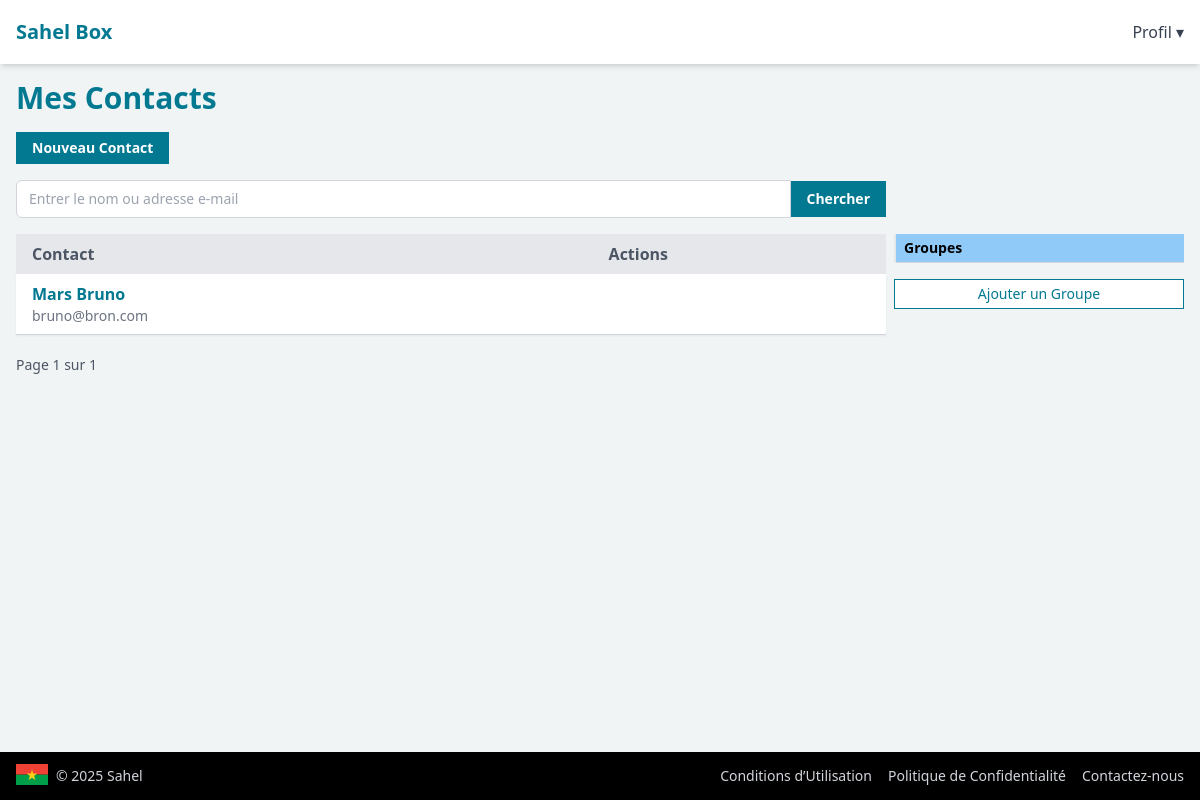
The page /mon-box/contacts (signed in) on the database as committed earlier.
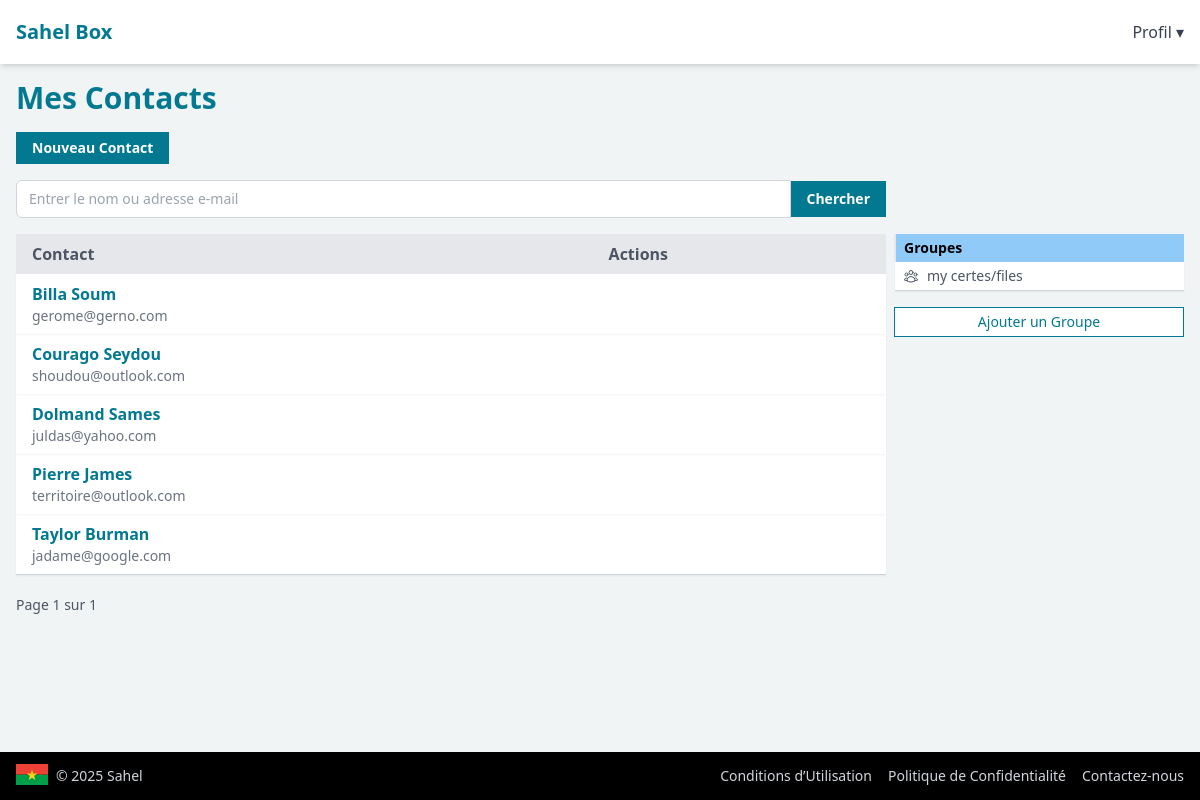
The same page on the database as committed later.
### drive/models.py (models this page shows, shortened)
class ContactDetails(models.Model):
    first_name = models.CharField(max_length=255)
    last_name = models.CharField(max_length=255)
    email = models.EmailField()
    created_at = models.DateTimeField(auto_now_add=True)
    is_deleted = models.BooleanField(default=False)
    deleted_at = models.DateTimeField(null=True, blank=True)
    is_imported = models.BooleanField(default=False)
    imported_at = models.DateTimeField(null=True, blank=True)
    imported_contact_id = models.PositiveBigIntegerField(null=True, blank=True)
    groups = models.ManyToManyField(
        'ContactGroup',
        related_name='contacts',
        blank=True
    )
    user = models.ForeignKey(
        get_user_model(),
        on_delete=models.CASCADE,
        related_name='contacts'
    )
    class Meta:
        ordering = ['first_name']
    @property
    def full_name(self):
        return f"{self.first_name} {self.last_name}"

class ContactGroup(models.Model):
    name = models.CharField(max_length=255)
    description = models.TextField(max_length=1500)
    created_at = models.DateTimeField(auto_now_add=True)
    is_deleted = models.BooleanField(default=False)
    deleted_at = models.DateTimeField(null=True, blank=True)
    user = models.ForeignKey(
        get_user_model(),
        on_delete=models.CASCADE,
        related_name='contact_groups'
    )
    class Meta:
        ordering = ['name']

### drive/views.py (the view)
# urls.py: path('contacts', views.all_contacts_view, name='my-contacts'),
@require_http_methods(['GET'])
@login_required
def all_contacts_view(request):
    page_size = request.GET.get('page_size', '50')
    if is_valid_int(page_size):
        page_size = int(page_size)
    else:
        page_size = 50
    page = request.GET.get('page', '1')
    if is_valid_int(page):
        page = int(page)
    else:
        page = 1
    group_id = request.GET.get('group')
    group = None
    if group_id:
        group = ContactGroup.objects.filter(
            is_deleted=False,
            user=request.user,
            id=group_id
        ).first()
        if not group:
            messages.warning(request, 'Groupe introuvable')
            return redirect('my-contacts')
        contacts = group.contacts.all()
    else:
        contacts = ContactDetails.objects.filter(
            is_deleted=False,
            user=request.user
        )
    contact_groups = ContactGroup.objects.filter(
        is_deleted=False,
        user=request.user
    )
    paginator = Paginator(contacts, page_size)
    page_obj = paginator.get_page(page)
    return render(request, 'contacts/contacts.html', {
        'contacts': page_obj,
        'contact_groups': contact_groups,
        'group': group,
    })

### core/utils.py (called while the page is built)
def is_valid_int(s):
    if not s:
        return False
    try:
        int(s)
        return True
    except ValueError:
        return False

### drive/templates/contacts/contacts.html (shortened to what this page needs)
{% extends 'base.html' %}
{% block content %}
<h1 class="text-xl md:text-2xl lg:text-3xl font-bold mb-4 text-[#027991]">
    <a href="{% url 'my-contacts' %}">Mes Contacts</a>
</h1>
<div>
    <div>
        <button id="addNewContactBtn"
            class="bg-[#027991] hover:bg-[#016073] text-white text-sm px-4 py-1.5 font-semibold">
            Nouveau Contact
        </button>
    </div>
    <div class="grid md:grid-cols-[3fr_1fr] sm:grid-cols-1 gap-2 mt-4">
        <div class="w-full">
            <form action="#" method="POST" class="flex items-center w-full">
                <input type="text" name="search_term" placeholder="Entrer le nom ou adresse e-mail"
                    class="flex-grow border border-gray-300 rounded-l-md px-3 py-2 text-sm outline-none" required
                    maxlength="1500" />
                <button type="submit"
                    class="bg-[#027991] hover:bg-[#016073] text-white text-sm px-4 py-2 font-semibold">
                    Chercher
                </button>
            </form>
        </div>
    </div>
    <div class="grid md:grid-cols-[3fr_1fr] sm:grid-cols-1 gap-2 mt-4">
        <div>
            <table class="border-b border-gray-300 w-full" id="file-table">
                <thead class="bg-gray-200">
                    <tr>
                        <th class="px-4 py-2 text-left text-md text-gray-600 font-semibold">
                            Contact
                        </th>
                        <th class="w-[32%] text-left text-md text-gray-600 font-semibold">
                            Actions
                        </th>
                    </tr>
                </thead>
                <tbody class="bg-white">
                    {% for contact in contacts %}
                    <tr class="shadow shadow-sm group hover:bg-gray-50 hover:text-[#027991]">
                        <td class="px-4 py-2 text-md">
                            <a href="#"
                                class="text-[#027991] hover:text-[#016073] font-semibold shrink-0">{{contact.full_name}}</a>
                            <p class="text-sm text-gray-500">{{contact.email}}</p>
                        </td>
                        <td class="px-4 py-2 text-sm flex items-center space-x-3">
                        </td>
                    </tr>
                    {% endfor %}
                </tbody>
            </table>
            {% if contacts %}
            <div class="mt-4 flex gap-2">
                <span class="mr-3 py-1 text-gray-600 text-sm ">Page {{ contacts.number }} sur
                    {{contacts.paginator.num_pages}}</span>
            </div>
            {% endif %}
        </div>
        <div id="right-pane">
            <div class="mb-4">
                <table class="min-w-full border-b border-gray-300">
                    <thead class="bg-[#90caf9]">
                        <tr>
                            <th class="px-2 py-1 text-left text-sm font-semibold border-l-2 border-gray-200">
                                {% if group %}
                                <span>Autres Groupes</span>
                                {% else %}
                                <span>Groupes</span>
                                {% endif %}
                            </th>
                        </tr>
                    </thead>
                    {% if contact_groups %}
                    <tbody class="bg-white">
                        {% for group in contact_groups %}
                        <tr class="shadow shadow-sm group hover:bg-gray-50">
                            <td class="px-2 py-1 text-sm text-gray-600">
                                <a href="{% url 'my-contacts' %}?group={{group.id}}"
                                    class="flex items-center space-x-2">
                                    <span>{{ group.name }}</span>
                                </a>
                            </td>
                        </tr>
                        {% endfor %}
                    </tbody>
                    {% endif %}
                </table>
                {% if contact_groups|length < 10 %} <button type="button" id="addNewContactGroup"
                    class="w-full text-sm border border-[#027991] text-[#027991] px-4 py-1 bg-white hover:bg-gray-50 mt-4">
                    Ajouter un Groupe</button>
                    {% endif %}
            </div>
        </div>
    </div>
</div>
{% endblock %}

### core/templates/base.html (shortened to what this page needs)
{% load static %}
<!DOCTYPE html>
<html lang="fr">
<head>
</head>
<body class="min-h-screen flex flex-col bg-[#F0F4F5]">
    {% include 'partials/navbar.html' %}
    <main class="flex-grow p-4">
        {% block content %}{% endblock %}
    </main>
    {% include 'partials/footer.html' %}
</body>
</html>

### core/templates/partials/navbar.html (shortened to what this page needs)
<nav class="bg-white shadow-md">
  <div class="mx-auto px-4">
    <div class="flex justify-between h-16">
      <div class="flex">
        <div class="flex-shrink-0 flex items-center text-xl font-bold text-[#027991]">
          <a href="{% url 'home' %}">Sahel Box</a>
        </div>
      </div>
      <div class="hidden sm:flex sm:items-center sm:space-x-4">
        {% if user.is_authenticated %}
        <div class="relative group inline-block">
          <button class="text-gray-700 hover:text-blue-600">Profil ▾</button>
        </div>
        {% endif %}
      </div>
    </div>
  </div>
</nav>

### core/templates/partials/footer.html
<footer class="bg-[#016073]">
    <div
        class="bg-black w-full py-3 px-4 flex flex-col md:flex-row justify-between items-center text-sm text-gray-300 gap-4">
        <div class="flex items-center gap-2 order-last md:order-first">
            <div class="w-8 h-6">
                <svg xmlns="http://www.w3.org/2000/svg" viewBox="0 0 18 12">
                    <rect width="18" height="6" fill="#EF4135" />
                    <rect y="6" width="18" height="6" fill="#009E49" />
                    <polygon points="9,3 9.6,5.4 12,5.4 10.2,6.6 10.8,9 9,7.8 7.2,9 7.8,6.6 6,5.4 8.4,5.4"
                        fill="#FCD116" />
                </svg>
            </div>
            <span>© 2025 Sahel</span>
        </div>
        <div class="flex flex-col sm:flex-row sm:space-x-4 space-y-2 sm:space-y-0 text-center">
            <a href="{% url 'tos' %}" target="_blank" class="hover:text-white">Conditions d’Utilisation</a>
            <a href="{% url 'privacy' %}" target="_blank" class="hover:text-white">Politique de Confidentialité</a>
            <a href="{% url 'contact-us' %}" target="_blank" class="hover:text-white">Contactez-nous</a>
        </div>
    </div>
</footer>

Rows that differ between the two databases and show on the page:
removed ContactDetails: full_name "Mars Bruno", email "bruno@bron.com"
added ContactDetails: full_name "Billa Soum", email "gerome@gerno.com"
added ContactDetails: full_name "Courago Seydou", email "shoudou@outlook.com"
added ContactDetails: full_name "Dolmand Sames", email "juldas@yahoo.com"
added ContactDetails: full_name "Pierre James", email "territoire@outlook.com"
added ContactDetails: full_name "Taylor Burman", email "jadame@google.com"
added ContactGroup: name "my certes/files"
